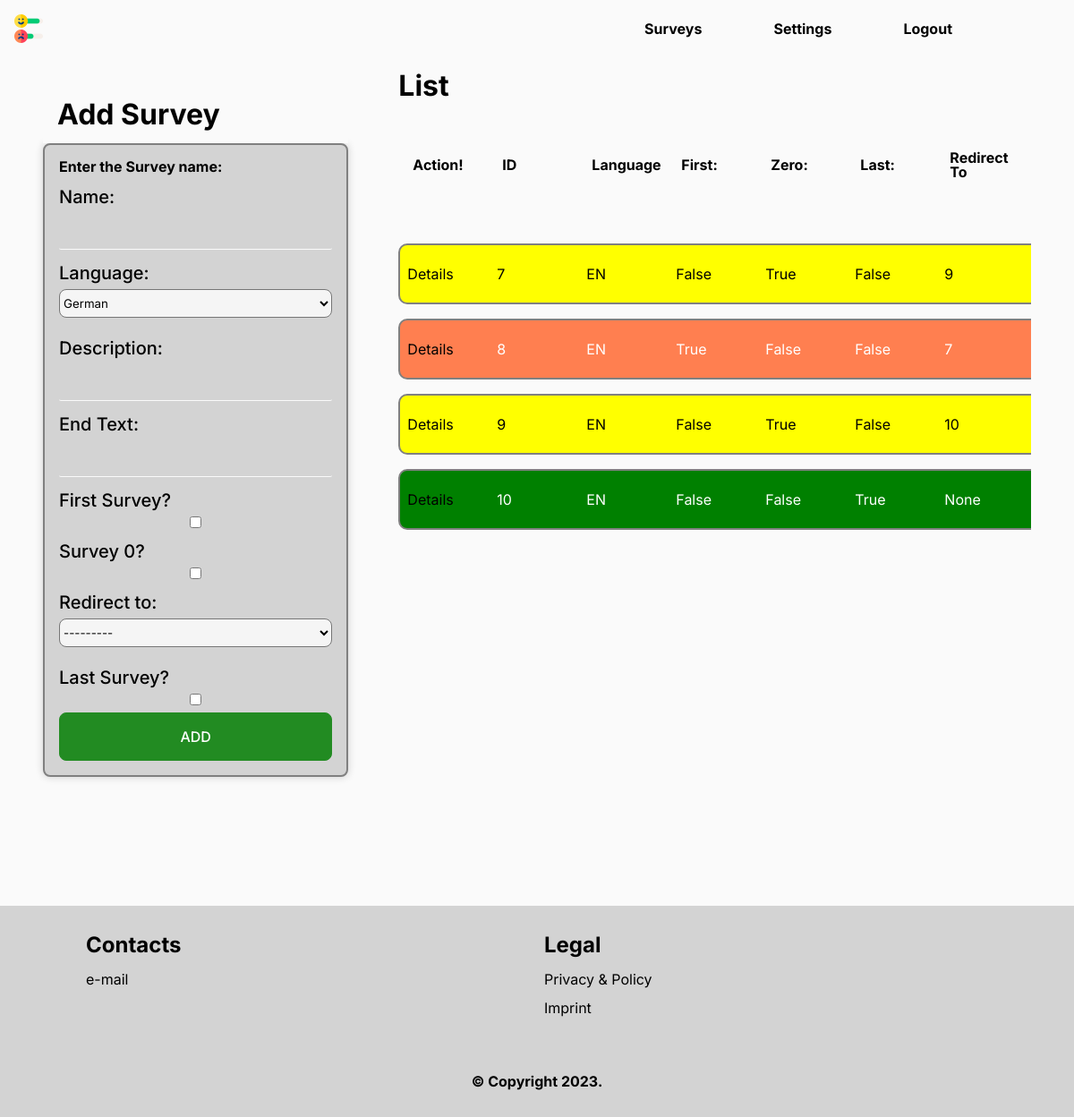
Screenshot of /create/ (signed in) with the database file from the repository.
### app/models.py (models this page shows)
class Survey(models.Model):
    LANGUAGE = (
        (DE, 'German'),
        (EN, 'English'),
        (IT, 'Italian'),
        (ES, 'Spanish'),
    )
    user_id = models.ForeignKey(User, on_delete=models.CASCADE, blank=True)
    name = models.CharField(max_length=160)
    language = models.CharField(max_length=2, choices = LANGUAGE, default='EN')
    description = models.CharField(max_length=320,null=True,blank=True)
    survey_zero = models.BooleanField(default=False, blank=True)
    suvery_var_cat_id = models.ForeignKey(VariablesCategory, on_delete=models.CASCADE, null=True, blank=True)
    external_title = models.CharField(max_length=160, null=False, blank=False, default="Survey")
    external_subtitle = models.CharField(max_length=320, null=True, blank=True)
    external_description = models.TextField(null=True, blank=True)
    external_faq = models.TextField(null=True, blank=True)
    external_privacy = models.TextField(null=True, blank=True)
    variables = models.JSONField(default=dict)
    form_start = models.ForeignKey(FormSurvey, on_delete=models.CASCADE, null=True, blank=True,related_name='form_start')#models.JSONField(default=dict)
    form_survey = models.ForeignKey(FormSurvey, on_delete=models.CASCADE, null=True, blank=True,related_name='form_survey')#models.JSONField(default=dict)
    redirect_to = models.ForeignKey('self', on_delete=models.SET_NULL, null=True, blank=True)
    title_case = models.CharField(max_length=160, null=False, blank=False, default="Case")
    title_question =  models.CharField(max_length=160, null=False, blank=False, default="Questions")
    help_title = models.CharField(max_length=320, null=True, blank=True)
    help_text1 = models.CharField(max_length=320, null=True, blank=True)
    help_text2 = models.CharField(max_length=320, null=True, blank=True)
    first_survey = models.BooleanField(default=False, blank=True)
    last_survey = models.BooleanField(default=False, blank=True)
    survey_end_text = models.TextField(null=True, blank=True)
    max_cases = models.IntegerField(null=True, blank=True)
    def __str__(self):
        return str(self.id)

### app/views.py (the view, shortened to what this page needs)
# urls.py: path('create/', views.testcreate, name="test-create"),
@login_required
def testcreate(request):
    form = CreateSurvey()
    surveys = Survey.objects.all()
    context = {
        'form': form,
        'surveys': surveys,
    }
    return render(request, 'app/surveys.html', context=context)

### app/forms.py
class CreateSurvey(forms.Form):
    LANGUAGE = (
        ('DE', 'German'),
        ('EN', 'English'),
        ('IT', 'Italian'),
        ('ES', 'Spanish'),
    )
    name = forms.CharField(label="Name", max_length=160)
    language = forms.CharField(widget=forms.Select(choices=LANGUAGE))
    description = forms.CharField(label="Description", max_length=320)
    survey_end_text = forms.CharField(label="End Text", max_length=720)
    first_survey = forms.BooleanField(label="First Survey?", required=False)
    survey_zero = forms.BooleanField(label="Survey 0?", required=False)
    redirect_to = forms.ModelChoiceField(queryset=Survey.objects.filter(survey_zero=True),required=False)
    last_survey = forms.BooleanField(label="Last Survey?", required=False)

### app/templates/app/surveys.html (shortened to what this page needs)
{% extends "app/header.html" %}
{% load crispy_forms_tags %}
{% load static %}
{% block content %}
            <section class="gridWrapper padGridWrapper">
                <div class="boxLeft pad">
                    <div class="boxHeader">
                        <h1>Add Survey</h1>
                    </div>
                    <div id="formAdd"class="boxForm">
                        <h1>Enter the Survey name:</h1>
                        <form method="post">
                            {{ form }}
                            <button type="submit" name="formAdd">ADD</button>
                        </form>
                    </div>
                </div>
                <div class="boxRight pad">
                    <div class="boxHeader">
                        <h1>List</h1>
                    </div>
                    <div class="cardContainer" style="overflow-x:auto;">
                            <table id="creators-table" data-name="product-table">
                                <thead>
                                    <tr id="tableHeader">
                                        <th scope="col">Action!</th>
                                        <th scope="col">ID</th>
                                        <th scope="col">Language</th>
                                        <th scope="col">First:</th>
                                        <th scope="col">Zero:</th>
                                        <th scope="col">Last:</th>
                                        <th scope="col">Redirect To</th>
                                    </tr>
                                </thead>
                                <tbody>
                                    {% for survey in surveys %}
                                        {% if survey.survey_zero %}
                                        <tr class="tbc study-zero">
                                        {% elif survey.first_survey %}
                                        <tr class="tbc study-first">
                                        {% elif survey.last_survey %}
                                        <tr class="tbc study-last">
                                        {% else %}
                                        <tr class="tbc">
                                        {% endif %}
                                            <td class="button-table"><a href="{% url 'app:test-settings' testid=survey.id %}">Details</a></td>
                                            <td><img src="{% static 'app/name.svg' %}" class="imgCell" height="24" width="24">{{survey.id}}</td>
                                            <td><img src="{% static 'app/type.png' %}" class="imgCell" height="24" width="24">{{survey.language}}</td>
                                            <td><img src="{% static 'app/name.svg' %}" class="imgCell" height="24" width="24">{{survey.first_survey}}</td>
                                            <td><img src="{% static 'app/type.png' %}" class="imgCell" height="24" width="24">{{survey.survey_zero}}</td>
                                            <td><img src="{% static 'app/name.svg' %}" class="imgCell" height="24" width="24">{{survey.last_survey}}</td>
                                            <td><img src="{% static 'app/type.png' %}" class="imgCell" height="24" width="24">{{survey.redirect_to}}</td>
                                            <td><img src="{% static 'app/name.svg' %}" class="imgCell" height="24" width="24">{{survey.name}}</td>
                                        </tr>
                                    {% endfor %}
                                </tbody>
                            </table>
                    </div>
                </div>
            </section>
{% endblock %}

### app/static/app/mabtu.css (style rules this page uses)
:root { --dark: var(--whitish); --form: lightgrey; --red: red; --light: black; --white: black; --black: white; --grey: lightgrey; --borderRadiusSmall: 8px; --borderRadiusBig: 8px; --whitish: #fafafa }
html, body, div, span, h1, h3, a, img, ul, li, form, label, footer, header, section { margin: 0; padding: 0; border: 0; font-size: 100%; }
footer, header, section { display: block; }
*, *::before, *::after { box-sizing: border-box; font-family: 'Inter', sans-serif; }
html { font-family: 'Inter', sans-serif; background-color: var(--dark); margin: 0; padding: 0; scroll-behavior: smooth; }
body { margin: 0; line-height: 1; box-sizing: border-box !important; }
section { margin: 0 auto; width: 100%; }
.cardContainer { display: grid; grid-template-columns: repeat(auto-fit, minmax(300px, 1fr)); grid-gap: 8px; padding: 0 0 0rem 0; }
button { background-color: forestgreen; padding: 1rem; border-radius: var(--borderRadiusSmall); display: block; text-align: center; border: 0; color: white; width: 100%; font-weight: 500; font-size: 1rem; border:1px solid forestgreen; }
select { background-color: #f5f5f5; height: 2rem; border-radius: var(--borderRadiusSmall); width: 100%; margin: 0 0 1.5rem 0; }
.gridWrapper { display: grid; grid-template-columns: repeat(3, 1fr); grid-auto-rows: auto; grid-column-gap: 8px; padding-top: 2rem; padding-bottom: 2rem; min-height: 100vh; align-content: start; }
.boxRight { grid-column-start: 2; grid-column-end: 4; margin-top: 3rem; }
.boxLeft { grid-column-start: 1; grid-column-end: 2; margin-top: 4rem; padding: 2rem 0 2rem 0; }
.pad { padding-left: 4rem; padding-right: 4rem; }
input { height: 1rem; }
input { display: block; }
input { background: none; border-bottom: 1px solid var(--dark); border-top: none; border-left: none; border-right: none; width: 100%; font-size: 1rem; color: var(--black); padding: 0.5rem 0 0.75rem 0; height: auto; }
.boxForm { background-color: var(--form); top: 6rem; padding: 1rem; font: inherit; border-radius: var(--borderRadiusSmall); box-shadow: 0px 0px 8px #ccc; margin-bottom: 1rem; }
.boxForm>h1 { margin-bottom: 1rem; }
.boxHeader { top: 4rem; padding: 1rem 1rem 1rem 0; background-color: var(--dark); }
.boxHeader>h1 { font: inherit; display: inline-block; font-size: 2rem; font-weight: 700; margin: 1rem 1rem 1rem 0; color: var(--white); }
input[type=text], input[type=text], input[type=radio] { border-radius: 2px !important; }
@media only screen and (min-width: 768px) { .boxHeader { position: sticky; } }
.boxHeader { z-index: 8; }
.boxForm { border: 2px grey solid; }
table { border-collapse: separate; border-spacing: 0 1em; }
tr { display: block; margin: 1rem; width: unset; }
td { overflow: hidden; text-overflow: ellipsis; max-width: 300px; white-space: nowrap; }
tr.tbc { color: var(--white); }
tr.tbc>td { margin: 1rem; padding: 0.5rem 0.5rem 0.5rem 0.5rem; }
tr td { min-width: 100px; }
tr td:last-child { width: 50px; }
.tbc { border: 2px grey solid; border-radius: 10px; background-color: lightgrey; }
input { color: black !important; font-weight: 500 !important; }
.boxHeader { top: 4rem; padding: 0 1rem 0 1rem; }
.boxHeader { padding: 0 1rem 0 1rem; }
form>label { display: block; left: 0; font-weight: 500; font-size: 1.25rem; margin: 1rem 0 0.5rem 0; }
.padGridWrapper { padding: 0 2rem 2rem 2rem; margin: 0 0 4rem 0; }
#tableHeader { border-radius: 8px; padding-left: 0.5rem; }
@media only screen 
and (min-device-width : 768px) 
and (max-device-width : 1024px)
and (-webkit-min-device-pixel-ratio: 1) { .pad { padding-left: 1rem; padding-right: 1rem; } }

### rows the page displays
Survey: id "7", language "EN", first_survey "False", survey_zero "True", last_survey "False", redirect_to "9"
Survey: id "8", language "EN", first_survey "True", survey_zero "False", last_survey "False", redirect_to "7"
Survey: id "9", language "EN", first_survey "False", survey_zero "True", last_survey "False", redirect_to "10"
Survey: id "10", language "EN", first_survey "False", survey_zero "False", last_survey "True", redirect_to "None"
